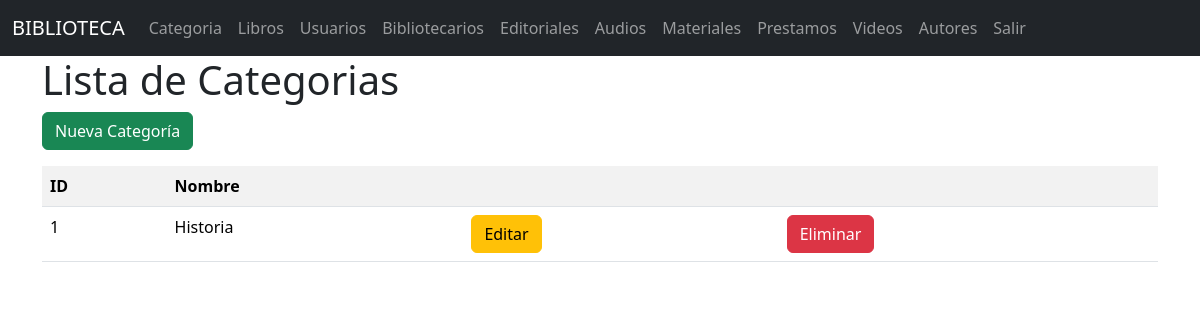
Before: /categorias/ with the older database file.
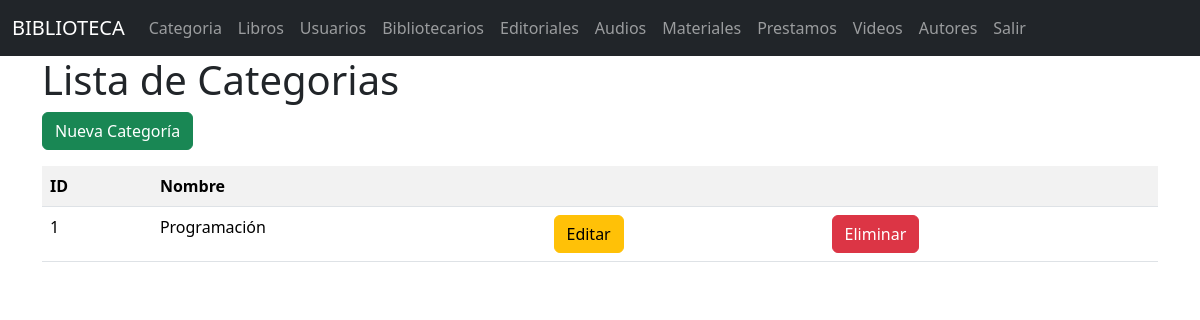
After: the same page with the newer database file.
### models/categoria_model.py (models this page shows, shortened)
class Categoria(db.Model):
    __tablename__ = "categoria"
    id_cat = db.Column(db.Integer, primary_key=True)
    nombre = db.Column(db.String(50), nullable=False)
    materiales = db.relationship('Material', back_populates='categoria')
    @staticmethod
    def get_all():
        return Categoria.query.all()

### controllers/categoria_controllers.py (the view)
@categoria_bp.route("/")
def index():
    categorias = Categoria.get_all()
    return categoria_view.list(categorias)

### views/categoria_view.py (called while the page is built)
def list(categorias):
    return render_template('categorias/index.html', categorias=categorias)

### templates/categorias/index.html (shortened to what this page needs)
{% extends 'base.html' %}
{% block content %}
<h1>Lista de Categorias</h1>
<a href="{{url_for('categoria.create')}}" class="btn btn-success mb-3">Nueva Categoría</a>
<table class="table table-striped">
    <tr>
        <th>ID</th>
        <th>Nombre</th>
        <th></th>
        <th></th>
    </tr>
    {% for item in categorias %}
    <tr>
        <td>{{item.id_cat}}</td>
        <td>{{item.nombre}}</td>
        <td>
            <a href="{{url_for('categoria.edit',id_cat=item.id_cat)}}" class="btn btn-warning">Editar</a>
        </td>
        <td>
            <a href="{{url_for('categoria.delete',id_cat=item.id_cat)}}" class="btn btn-danger">Eliminar</a>
        </td>
    </tr>
    {% endfor %}
</table>
{% endblock %}

Changed rows visible on the page:
changed Categoria id 1: nombre "Historia" → "Programación"
